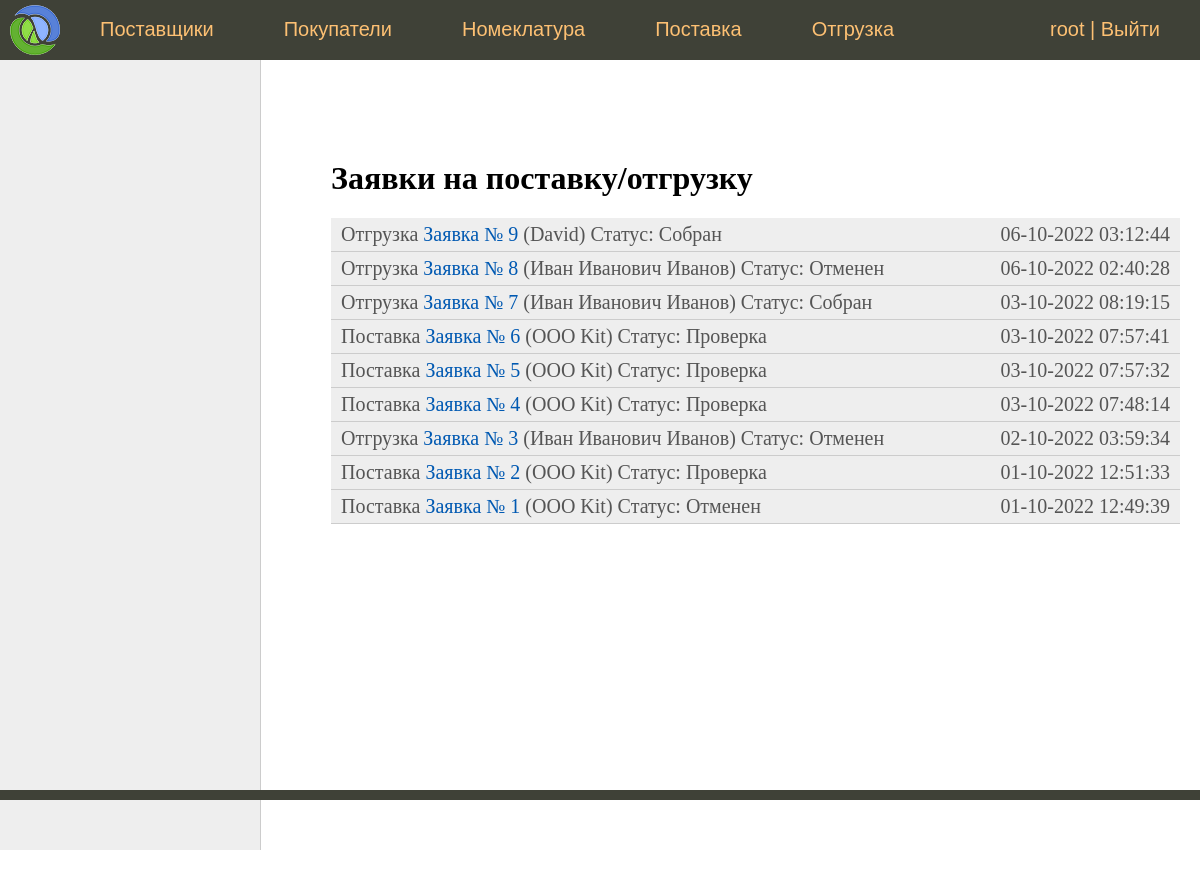
The app's page / (signed in) with its own data.
### sklad/models.py (models this page shows, shortened)
class Document(models.Model):
    vendor = models.ForeignKey(
        Vendor,
        on_delete=models.DO_NOTHING,
        blank=True,
        null=True,
        verbose_name='Поставщик'
    )
    buyer = models.ForeignKey(
        Buyer,
        on_delete=models.DO_NOTHING,
        blank=True,
        null=True,
        verbose_name='Покупатель'
    )
    nomenclatures = models.ManyToManyField(
        Nomenclature,
        through='DocumentNomenclatures',
        verbose_name='Номенклатура'
    )
    status = models.CharField(
        max_length=2,
        choices=Status.choices,
        default=Status.VALIDATING,
        verbose_name='Статус'
    )
    time_create = models.DateTimeField('Время создания', auto_now_add=True)
    time_update = models.DateTimeField('Время обновления статуса', auto_now=True)
    class Meta:
        verbose_name = 'Документ'
        verbose_name_plural = 'Документы'
    def get_absolute_url(self):
        return reverse('document', kwargs={'pk': self.pk})

class Contactor(models.Model):
    fio = models.CharField('Фамилия Имя Отчество', max_length=100)
    email = models.EmailField('Email')
    phone = models.IntegerField('Телефон')

class Vendor(Contactor):
    name = models.CharField('Наименование', max_length=100)
    address = models.CharField('Адрес', max_length=100)
    category = models.ManyToManyField(
        Category,
        verbose_name='Категории'
    )
    bank_details = models.OneToOneField(
        BankDetails,
        on_delete=models.DO_NOTHING,
        verbose_name='Банковские реквизиты'
    )
    def __str__(self):
        return self.name
    class Meta:
        verbose_name = 'Поставщик'
        verbose_name_plural = 'Поставщики'

### sklad/views.py (the view)
# urls.py: path('', IndexView.as_view(), name='home'),  #
class IndexView(LoginRequiredMixin, DataMixin, ListView):
    model = Document
    template_name = 'sklad/index.html'
    context_object_name = 'documents'
    extra_context = {'title': 'Заявки на поставку/отгрузку'}
    ordering = ['-time_create']
    login_url = reverse_lazy('login')
    def get_context_data(self, *, object_list=None, **kwargs):
        context = super().get_context_data(**kwargs)
        c_def = self.get_user_context()
        context = dict(list(context.items()) + list(c_def.items()))
        return context

### sklad/mixin.py (called while the page is built)
    def get_user_context(self, **kwargs):
        context = kwargs
        if self.request.user.is_superuser:
            context['menu'] = menu
        return context

### sklad/models.py (called while the page is built)
    def __str__(self):
        return self.fio

### sklad/templates/sklad/index.html (shortened to what this page needs)
{% extends 'sklad/base.html' %}
{% block left_menu %}
    {% include 'sklad/left_menu.html' %}
{% endblock %}
{% block content %}
<h1>{{ title }}</h1>
    <ul class="list-articles">
{% for d in documents  %}
<li>
    <div class="article-panel">
        {% if d.buyer %}
            <p class="first">Отгрузка <a href="{{ d.get_absolute_url }}">Заявка № {{ d.pk }}</a> ({{ d.buyer }}) Статус: {{ d.get_status_display }}</p>
        {% elif d.vendor %}
            <p class="first">Поставка <a href="{{ d.get_absolute_url }}">Заявка № {{ d.pk }}</a> ({{ d.vendor }}) Статус: {{ d.get_status_display }}</p>
        {% endif %}
	    <p class="last">{{d.time_create|date:"d-m-Y H:i:s"}}</p>
    </div>
</li>
{% endfor %}
</ul>
{% endblock %}

### sklad/templates/sklad/base.html (shortened to what this page needs)
{% load static %}
<!DOCTYPE html>
<html>
<head>
	<link type="text/css" href="{% static 'sklad/css/styles.css' %}" rel="stylesheet" />
</head>
<body>
<table class="table-page" border=0 cellpadding="0" cellspacing="0">
<tr><td valign=top>
{% block mainmenu %}
		<div class="header">
			<ul id="mainmenu" class="mainmenu">
			<li class="logo"><a href="{% url 'home' %}"><div class="logo"></div></a></li>
{% for m in menu %}
			<li><a href="{% url m.url_name %}">{{m.title}}</a></li>
{% endfor %}
            {% if request.user.is_authenticated %}
				<li class="last">{{ user.username }} | <a href="{% url 'logout' %}">Выйти</a></li>
            {% else %}
                <li class="last"><a href="{% url 'login' %}">Войти</a></li>
            {% endif %}
			</ul>
		</div>
{% endblock mainmenu %}
<table class="table-content" border=0 cellpadding="0" cellspacing="0">
<tr>
	<td valign="top" class="left-chapters">
{% block left_menu %}{% endblock %}
</td>
<td valign="top" class="content">
	<div class="content-text">
{% block content %}
{% endblock %}
	</div>
</td></tr></table>
</td></tr>
<tr><td valign=top>
	<div id="footer">
	</div>
</td></tr></table>
</body>
</html>

### sklad/static/sklad/css/styles.css (style rules this page uses)
html, body { font-family: 'Arial'; margin: 0; padding: 0; height: 100%; width: 100%; color: #444; }
a { color: #0059b2; text-decoration: none; }
div.article-panel { background: #eee; padding: 5px 10px 5px 10px; box-sizing: border-box; overflow: hidden; color: #555; }
div.article-panel p.first { margin: 0; float: left; }
div.article-panel p.last { margin: 0; float: right; }
ul.list-articles { list-style: none; margin: 0; padding: 0; }
ul.list-articles li { border-bottom: 1px solid #ccc; }
.table-page { width: 100%; height: 100%; vertical-align: top; }
.table-page tr { height: 100%; }
.header { background: #3F4137; height: 60px; }
.logo { background: url('../images/logo.png') no-repeat 10px 5px; width: 70px; height: 60px; }
ul.mainmenu { list-style: none; margin: 0; padding: 0; height: 60px; color: #fdc073; font-size: 20px; overflow: hidden; }
ul.mainmenu li { float: left; margin: 18px 40px 0 30px; }
ul.mainmenu li.logo { margin: 0; }
ul.mainmenu li.last { float: right; }
ul.mainmenu li a { color: #fdc073; text-decoration: none; }
.table-content { width: 100%; min-height: 100%; height: 100%; }
.left-chapters { margin: 0; background: #eee; border-right: 1px solid #ccc; min-height: 100%; }
.content { padding: 40px 20px 20px 40px; width: 100%; box-sizing: border-box; }
.content-text { margin: 60px 0 0 30px; color: #000; font-size: 20px; font-family: Yandex Sans Display Light; }
.content-text h1 { font-size: 32px; }
#footer { box-sizing: border-box; background: #3F4137; padding: 5px; color: #aaa; font-size: 14px; font-family: Verdana, Geneva, Arial, Helvetica; text-align: left; overflow: hidden; }

### records on screen
Document: pk "9", buyer "David", status "Собран", time_create "06-10-2022 03:12:44"
Document: pk "8", buyer "Иван Иванович Иванов", status "Отменен", time_create "06-10-2022 02:40:28"
Document: pk "7", buyer "Иван Иванович Иванов", status "Собран", time_create "03-10-2022 08:19:15"
Document: pk "6", vendor "OOO Kit", status "Проверка", time_create "03-10-2022 07:57:41"
Document: pk "5", vendor "OOO Kit", status "Проверка", time_create "03-10-2022 07:57:32"
Document: pk "4", vendor "OOO Kit", status "Проверка", time_create "03-10-2022 07:48:14"
Document: pk "3", buyer "Иван Иванович Иванов", status "Отменен", time_create "02-10-2022 03:59:34"
Document: pk "2", vendor "OOO Kit", status "Проверка", time_create "01-10-2022 12:51:33"
Document: pk "1", vendor "OOO Kit", status "Отменен", time_create "01-10-2022 12:49:39"

### other values on screen
{{ m.title }} "Поставщики" "Покупатели" "Номеклатура" "Поставка" "Отгрузка"
{{ user.username }} "root"
{{ title }} "Заявки на поставку/отгрузку"
